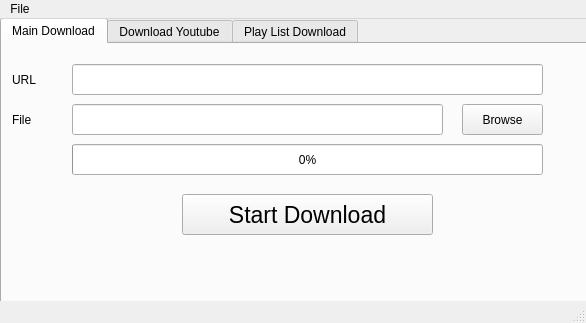
<?xml version="1.0" encoding="UTF-8"?>
<ui version="4.0">
 <class>MainWindow</class>
 <widget class="QMainWindow" name="MainWindow">
  <property name="geometry">
   <rect>
    <x>0</x>
    <y>0</y>
    <width>586</width>
    <height>323</height>
   </rect>
  </property>
  <property name="windowTitle">
   <string>MainWindow</string>
  </property>
  <widget class="QWidget" name="centralwidget">
   <widget class="QTabWidget" name="tabWidget">
    <property name="geometry">
     <rect>
      <x>0</x>
      <y>-1</y>
      <width>591</width>
      <height>321</height>
     </rect>
    </property>
    <property name="currentIndex">
     <number>0</number>
    </property>
    <widget class="QWidget" name="tab">
     <attribute name="title">
      <string>Main Download</string>
     </attribute>
     <widget class="QProgressBar" name="main_download_progressbar">
      <property name="geometry">
       <rect>
        <x>70</x>
        <y>100</y>
        <width>471</width>
        <height>31</height>
       </rect>
      </property>
      <property name="value">
       <number>0</number>
      </property>
     </widget>
     <widget class="QLineEdit" name="url_label">
      <property name="geometry">
       <rect>
        <x>70</x>
        <y>20</y>
        <width>471</width>
        <height>31</height>
       </rect>
      </property>
     </widget>
     <widget class="QPushButton" name="browse_button">
      <property name="geometry">
       <rect>
        <x>460</x>
        <y>60</y>
        <width>81</width>
        <height>31</height>
       </rect>
      </property>
      <property name="text">
       <string>Browse</string>
      </property>
     </widget>
     <widget class="QLabel" name="label_2">
      <property name="geometry">
       <rect>
        <x>10</x>
        <y>60</y>
        <width>61</width>
        <height>31</height>
       </rect>
      </property>
      <property name="text">
       <string>File</string>
      </property>
     </widget>
     <widget class="QLabel" name="label">
      <property name="geometry">
       <rect>
        <x>10</x>
        <y>10</y>
        <width>61</width>
        <height>51</height>
       </rect>
      </property>
      <property name="text">
       <string>URL</string>
      </property>
     </widget>
     <widget class="QLineEdit" name="file_label">
      <property name="geometry">
       <rect>
        <x>70</x>
        <y>60</y>
        <width>371</width>
        <height>31</height>
       </rect>
      </property>
     </widget>
     <widget class="QPushButton" name="download_button">
      <property name="geometry">
       <rect>
        <x>180</x>
        <y>150</y>
        <width>251</width>
        <height>41</height>
       </rect>
      </property>
      <property name="styleSheet">
       <string notr="true">QPushButton{
	font-size:23px;
}</string>
      </property>
      <property name="text">
       <string>Start Download</string>
      </property>
     </widget>
    </widget>
    <widget class="QWidget" name="tab_3">
     <attribute name="title">
      <string>Download Youtube</string>
     </attribute>
     <widget class="QLabel" name="label_5">
      <property name="geometry">
       <rect>
        <x>10</x>
        <y>60</y>
        <width>61</width>
        <height>31</height>
       </rect>
      </property>
      <property name="text">
       <string>File</string>
      </property>
     </widget>
     <widget class="QLabel" name="label_6">
      <property name="geometry">
       <rect>
        <x>10</x>
        <y>10</y>
        <width>61</width>
        <height>51</height>
       </rect>
      </property>
      <property name="text">
       <string>URL</string>
      </property>
     </widget>
     <widget class="QPushButton" name="download_button_3">
      <property name="geometry">
       <rect>
        <x>180</x>
        <y>200</y>
        <width>251</width>
        <height>41</height>
       </rect>
      </property>
      <property name="styleSheet">
       <string notr="true">QPushButton{
	font-size:23px;
}</string>
      </property>
      <property name="text">
       <string>Start Download</string>
      </property>
     </widget>
     <widget class="QProgressBar" name="youtube_download_progressbar">
      <property name="geometry">
       <rect>
        <x>70</x>
        <y>100</y>
        <width>471</width>
        <height>31</height>
       </rect>
      </property>
      <property name="value">
       <number>0</number>
      </property>
     </widget>
     <widget class="QPushButton" name="browse_button_3">
      <property name="geometry">
       <rect>
        <x>460</x>
        <y>60</y>
        <width>81</width>
        <height>31</height>
       </rect>
      </property>
      <property name="text">
       <string>Browse</string>
      </property>
     </widget>
     <widget class="QLineEdit" name="file_label_3">
      <property name="geometry">
       <rect>
        <x>70</x>
        <y>60</y>
        <width>371</width>
        <height>31</height>
       </rect>
      </property>
     </widget>
     <widget class="QLineEdit" name="url_label_3">
      <property name="geometry">
       <rect>
        <x>70</x>
        <y>20</y>
        <width>471</width>
        <height>31</height>
       </rect>
      </property>
     </widget>
     <widget class="QComboBox" name="quality">
      <property name="geometry">
       <rect>
        <x>70</x>
        <y>150</y>
        <width>141</width>
        <height>31</height>
       </rect>
      </property>
      <property name="currentText">
       <string/>
      </property>
     </widget>
    </widget>
    <widget class="QWidget" name="tab_2">
     <attribute name="title">
      <string>Play List Download</string>
     </attribute>
     <widget class="QLabel" name="label_7">
      <property name="geometry">
       <rect>
        <x>10</x>
        <y>60</y>
        <width>61</width>
        <height>31</height>
       </rect>
      </property>
      <property name="text">
       <string>File</string>
      </property>
     </widget>
     <widget class="QLabel" name="label_8">
      <property name="geometry">
       <rect>
        <x>10</x>
        <y>10</y>
        <width>61</width>
        <height>51</height>
       </rect>
      </property>
      <property name="text">
       <string>URL</string>
      </property>
     </widget>
     <widget class="QPushButton" name="download_button_4">
      <property name="geometry">
       <rect>
        <x>180</x>
        <y>150</y>
        <width>251</width>
        <height>41</height>
       </rect>
      </property>
      <property name="styleSheet">
       <string notr="true">QPushButton{
	font-size:23px;
}</string>
      </property>
      <property name="text">
       <string>Start Download</string>
      </property>
     </widget>
     <widget class="QProgressBar" name="playlist_download_progressbar">
      <property name="geometry">
       <rect>
        <x>70</x>
        <y>100</y>
        <width>471</width>
        <height>31</height>
       </rect>
      </property>
      <property name="value">
       <number>0</number>
      </property>
     </widget>
     <widget class="QPushButton" name="browse_button_4">
      <property name="geometry">
       <rect>
        <x>460</x>
        <y>60</y>
        <width>81</width>
        <height>31</height>
       </rect>
      </property>
      <property name="text">
       <string>Browse</string>
      </property>
     </widget>
     <widget class="QLineEdit" name="file_label_4">
      <property name="geometry">
       <rect>
        <x>70</x>
        <y>60</y>
        <width>371</width>
        <height>31</height>
       </rect>
      </property>
     </widget>
     <widget class="QLineEdit" name="url_label_4">
      <property name="geometry">
       <rect>
        <x>70</x>
        <y>20</y>
        <width>471</width>
        <height>31</height>
       </rect>
      </property>
     </widget>
     <widget class="QLCDNumber" name="lcd">
      <property name="geometry">
       <rect>
        <x>73</x>
        <y>150</y>
        <width>81</width>
        <height>31</height>
       </rect>
      </property>
     </widget>
    </widget>
   </widget>
  </widget>
  <widget class="QMenuBar" name="menubar">
   <property name="geometry">
    <rect>
     <x>0</x>
     <y>0</y>
     <width>586</width>
     <height>22</height>
    </rect>
   </property>
   <widget class="QMenu" name="menuFile">
    <property name="title">
     <string>File</string>
    </property>
    <addaction name="separator"/>
    <addaction name="separator"/>
    <addaction name="actionNEW"/>
    <addaction name="separator"/>
    <addaction name="actionEXIT"/>
   </widget>
   <addaction name="menuFile"/>
  </widget>
  <widget class="QStatusBar" name="statusbar"/>
  <action name="actionExit">
   <property name="text">
    <string>Exit</string>
   </property>
  </action>
  <action name="actionEXIT">
   <property name="text">
    <string>EXIT</string>
   </property>
  </action>
  <action name="actionNEW">
   <property name="text">
    <string>NEW</string>
   </property>
  </action>
 </widget>
 <resources/>
 <connections/>
</ui>
